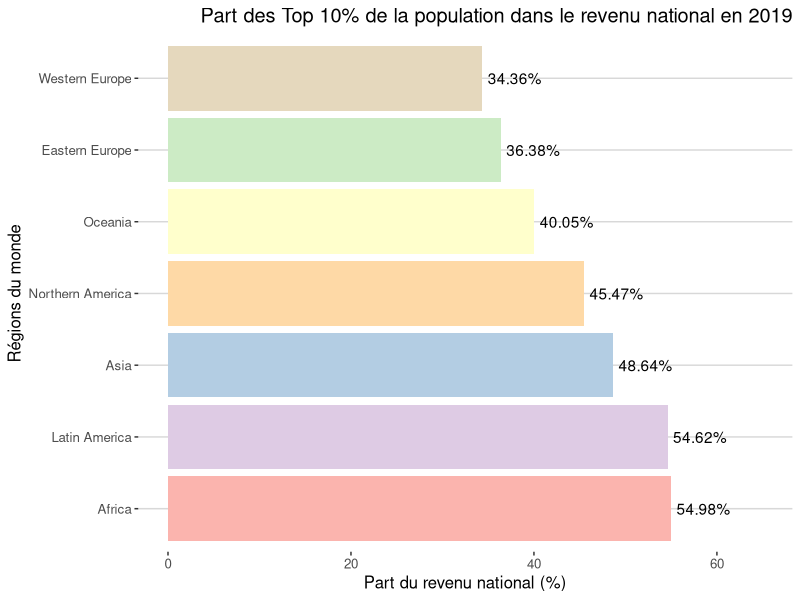
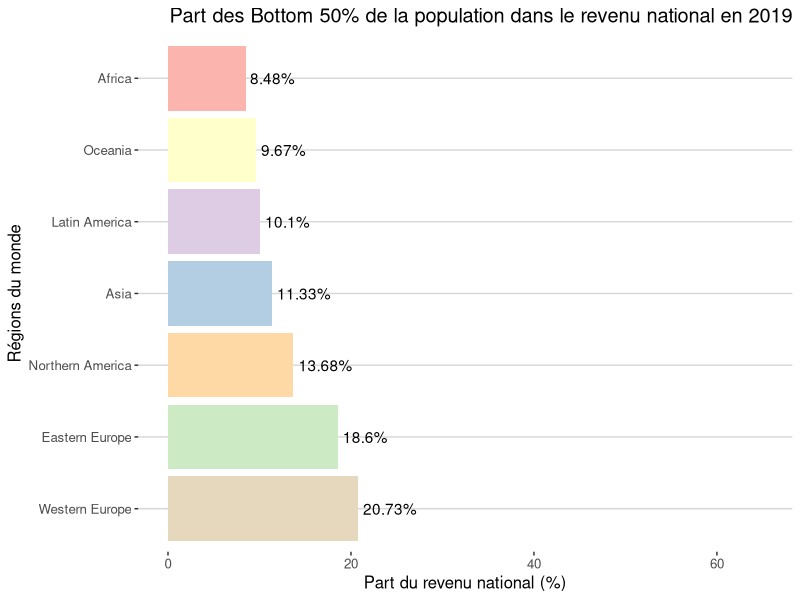
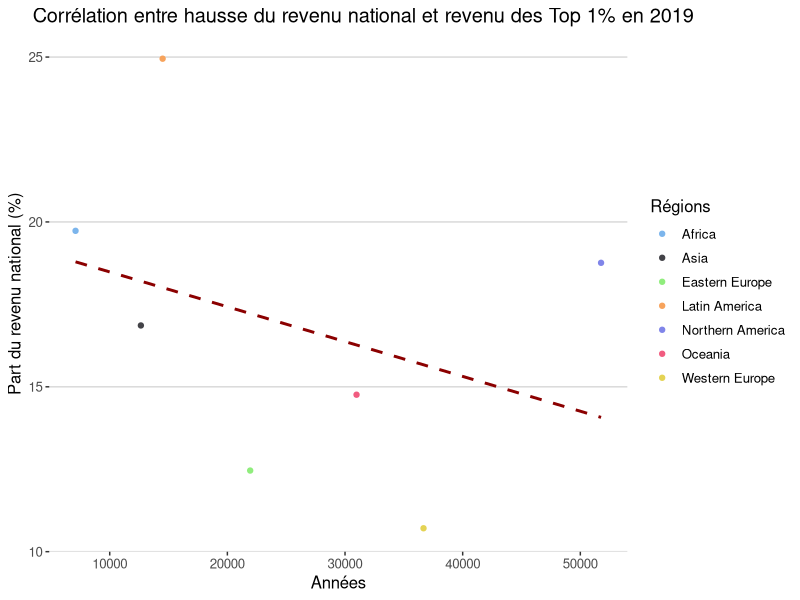
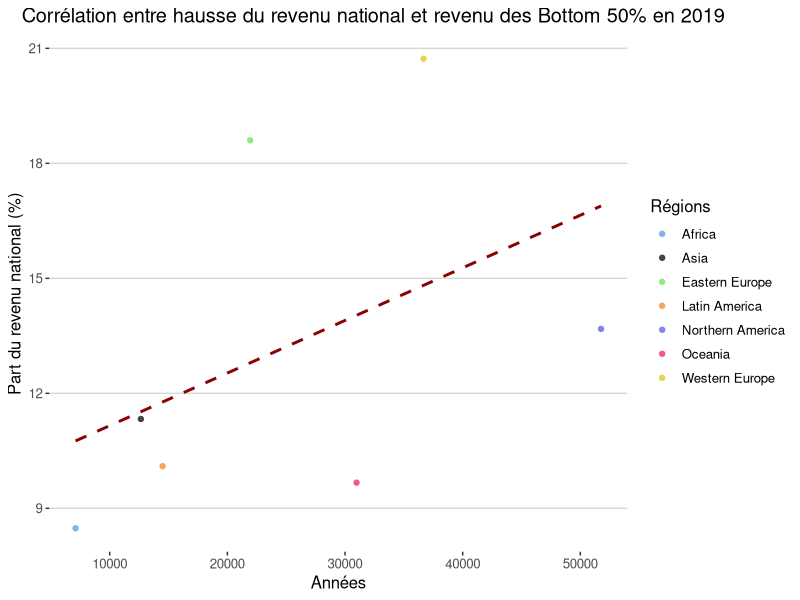
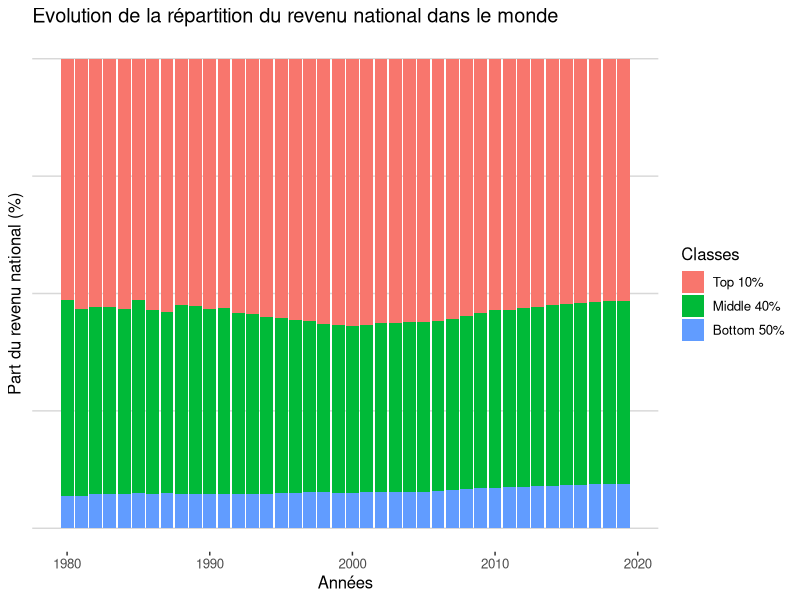
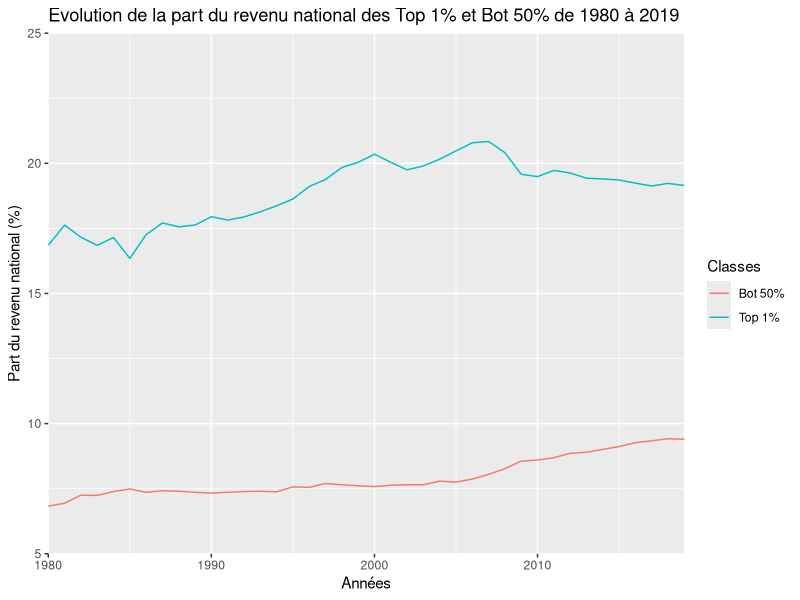
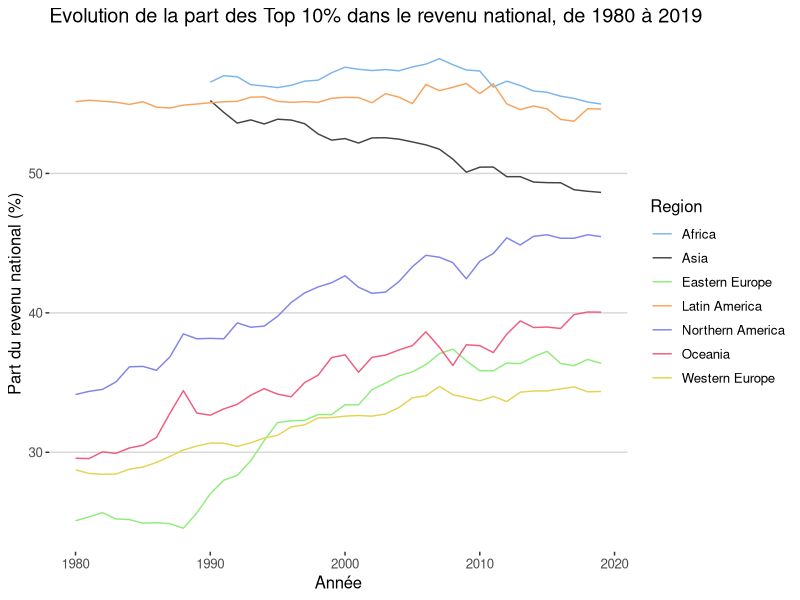
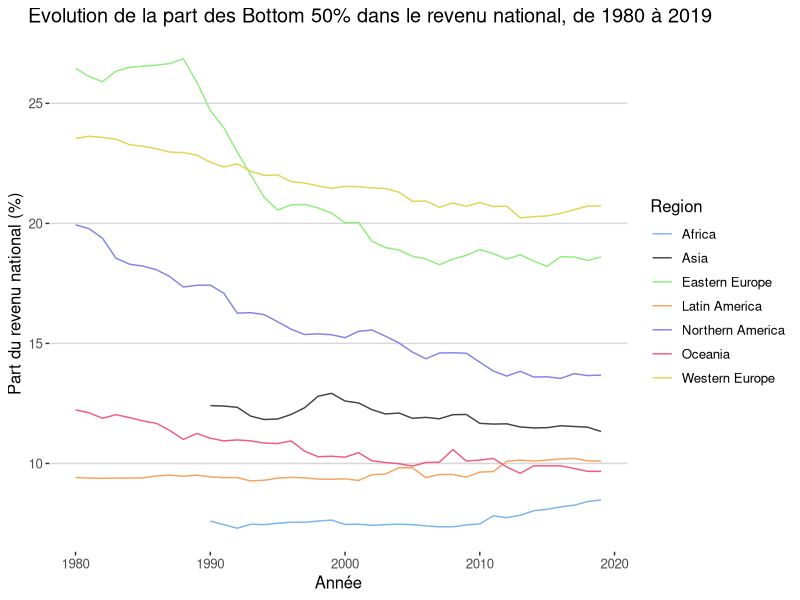

These charts were generated, in order, by the following R code:
## ---- chunk 1
knitr::opts_chunk$set(echo = TRUE)
## ---- chunk 2

library(tidyverse)
library(reshape2)
library(ggthemes)
library(knitr)

## ---- chunk 3

#Importation des datasets dans R

world_region_data <- read_delim("data/World_Region_Data/world_region_data.csv", 
    ";", escape_double = FALSE, trim_ws = TRUE)

world_region_data2 <- read_delim("data/World_Region_Data/world_region_data2.csv", 
    ";", escape_double = FALSE, trim_ws = TRUE)

world_country_data1 <- read_delim("data/World_Country_Data/world_country_data1.csv", 
    ";", escape_double = FALSE, trim_ws = TRUE)

world_country_data2 <- read_delim("data/World_Country_Data/world_country_data2.csv", 
    ";", escape_double = FALSE, trim_ws = TRUE)

world_country_data3 <- read_delim("data/World_Country_Data/world_country_data3.csv", 
    ";", escape_double = FALSE, trim_ws = TRUE)

## ---- chunk 4
#Agrégation des datasets

region_dataset <- merge(x = world_region_data, y = world_region_data2, by = "Year", all = TRUE)
region_dataset <- data.frame(region_dataset)
region_dataset <- tibble(region_dataset)
rm(world_region_data,world_region_data2)

country_dataset <- merge(x = world_country_data1, y = world_country_data2, by = "Year", all = TRUE)
country_dataset <- merge(x = country_dataset, y = world_country_data3, by = "Year", all = TRUE)
country_dataset <- data.frame(country_dataset)
country_dataset <- tibble(country_dataset)

## ---- chunk 5

#Création d'un dataset pour chaque indicateur

NIdataset <- region_dataset %>% select("Year", ends_with("NI"))
GDPdataset <- region_dataset %>% select("Year", ends_with("GDP"))
PTNIB40dataset <- region_dataset %>% select("Year", ends_with("PTNIB40"))
PTNIB50dataset <- region_dataset %>% select("Year", ends_with("PTNIB50"))
PTNIT1dataset <- region_dataset %>% select("Year", ends_with("PTNIT1"))
PTNIT10dataset <- region_dataset %>% select("Year", ends_with("PTNIT10"))
PTNIM40dataset <- region_dataset %>% select("Year", ends_with("PTNIM40"))
rm(region_dataset)

PatGouvdataset <- world_country_data1 %>% select("Year", ends_with("PatrimoineGouvernement"))
PatPrivdataset <- world_country_data1 %>% select("Year", ends_with("PatrimoinePrivé"))
PIBdataset <- world_country_data1 %>% select("Year", ends_with("PIB"))
RatioPatRevdataset <- world_country_data1 %>% select("Year", ends_with("RatioPatrimoineRevenu"))
RevNatdataset <- world_country_data2 %>% select("Year", ends_with("RevenuNational"))
RevNatTop10dataset <- world_country_data2 %>% select("Year", ends_with("RevenuNationalPT(Top10%)"))
RevNatBottom50dataset <- world_country_data2 %>% select("Year", ends_with("RevenuNationalPT(Bottom50%)"))
RevNatTop1dataset <- world_country_data2 %>% select("Year", ends_with("RevenuNationalPT(Top1%)"))
RevNatMedium40dataset <- world_country_data2 %>% select("Year", ends_with("RevenuNationalPT(Medium40%)"))
CapNatdataset <- world_country_data3 %>% select("Year", ends_with("CapitalNational"))
PatTop10 <- country_dataset %>% select("Year", ends_with("Patrimoine.Top10.."))
PatMedium40 <- country_dataset %>% select("Year", ends_with("Patrimoine.Medium40.."))
PatBottom50 <- country_dataset %>% select("Year", ends_with("Patrimoine.Bottom50.."))
PatTop1 <- country_dataset %>% select("Year", ends_with("Patrimoine.Top1.."))
rm(country_dataset,world_country_data1,world_country_data2,world_country_data3)

## ---- chunk 6

#Renommer les variables, changer de format le dataset (création d'une colonne "Année", une colonne "variable" (=Pays) et une colonne "value", que l'on transforme en pourcentage)

tempdataset <- PTNIT10dataset %>% rename("World"=WorldPTNIT10,"Western Europe"=WesternEuropePTNIT10, Asia=AsiaPTNIT10, "Eastern Europe"=EasternEuropePTNIT10, "Northern America"=NorthernAmericaPTNIT10, Oceania=OceaniaPTNIT10, "Latin America"=LatinAmericaPTNIT10, Africa=AfricaPTNIT10) %>%
melt(id.vars="Year") %>%
filter(variable=="World"|variable=="Western Europe"|variable=="Asia"|variable=="Eastern Europe"|variable=="Northern America"|variable=="Oceania"|variable=="Latin America"|variable=="Africa")%>%
mutate(PTNIT10_in_percent = value*100)%>%
subset (select = -value)

tempdataset2 <- PTNIM40dataset %>% rename("World"=WorldPTNIM40,"Western Europe"=WesternEuropePTNIM40, Asia=AsiaPTNIM40, "Eastern Europe"=EasternEuropePTNIM40, "Northern America"=NorthernAmericaPTNIM40, Oceania=OceaniaPTNIM40, "Latin America"=LatinAmericaPTNIM40, Africa=AfricaPTNIM40) %>%
melt(id.vars="Year") %>%
filter(variable=="World"|variable=="Western Europe"|variable=="Asia"|variable=="Eastern Europe"|variable=="Northern America"|variable=="Oceania"|variable=="Latin America"|variable=="Africa") %>%
mutate(PTNIM40_in_percent = value*100)%>%
subset (select = -value)


tempdataset3 <- PTNIB50dataset %>% rename("World"=WorldPTNIB50,"Western Europe"=WesternEuropePTNIB50, Asia=AsiaPTNIB50, "Eastern Europe"=EasternEuropePTNIB50, "Northern America"=NorthernAmericaPTNIB50, Oceania=OceaniaPTNIB50, "Latin America"=LatinAmericaPTNIB50, Africa=AfricaPTNIB50) %>%
melt(id.vars="Year") %>%
filter(variable=="World"|variable=="Western Europe"|variable=="Asia"|variable=="Eastern Europe"|variable=="Northern America"|variable=="Oceania"|variable=="Latin America"|variable=="Africa") %>%
mutate(PTNIB50_in_percent = value*100)%>%
subset (select = -value)

tempdataset4 <- PTNIT1dataset %>% rename("World"=WorldPTNIT1,"Western Europe"=WesternEuropePTNIT1, Asia=AsiaPTNIT1, "Eastern Europe"=EasternEuropePTNIT1, "Northern America"=NorthernAmericaPTNIT1, Oceania=OceaniaPTNIT1, "Latin America"=LatinAmericaPTNIT1, Africa=AfricaPTNIT1) %>%
melt(id.vars="Year") %>%
filter(variable=="World"|variable=="Western Europe"|variable=="Asia"|variable=="Eastern Europe"|variable=="Northern America"|variable=="Oceania"|variable=="Latin America"|variable=="Africa")%>%
mutate(PTNIT1_in_percent = value*100)%>%
subset (select = -value)

tempdataset5 <- NIdataset %>% rename("World"=WorldNI,"Western Europe"=WesternEuropeNI, Asia=AsiaNI, "Eastern Europe"=EasternEuropeNI, "Northern America"=NorthernAmericaNI, Oceania=OceaniaNI, "Latin America"=LatinAmericaNI, Africa=AfricaNI) %>%
melt(id.vars="Year") %>%
filter(variable=="World"|variable=="Western Europe"|variable=="Asia"|variable=="Eastern Europe"|variable=="Northern America"|variable=="Oceania"|variable=="Latin America"|variable=="Africa")%>%
rename(NI=value)

tempdataset6 <- GDPdataset %>% rename("World"=WorldGDP,"Western Europe"=WesternEuropeGDP, Asia=AsiaGDP, "Eastern Europe"=EasternEuropeGDP, "Northern America"=NorthernAmericaGDP, Oceania=OceaniaGDP, "Latin America"=LatinAmericaGDP, Africa=AfricaGDP) %>%
melt(id.vars="Year") %>%
filter(variable=="World"|variable=="Western Europe"|variable=="Asia"|variable=="Eastern Europe"|variable=="Northern America"|variable=="Oceania"|variable=="Latin America"|variable=="Africa")%>%
rename(GDP=value)

## ---- chunk 7

#Création du dataset final pour les régions (merge de tous les autres avec la variable "Année")

final_region_dataset <- merge(x = tempdataset, y = tempdataset2, by = c("Year", "variable"), all = TRUE)
final_region_dataset <- merge(x = final_region_dataset, y = tempdataset3, by = c("Year", "variable"), all = TRUE)
final_region_dataset <- merge(x = final_region_dataset, y = tempdataset4, by = c("Year", "variable"), all = TRUE)
final_region_dataset <- merge(x = final_region_dataset, y = tempdataset5, by = c("Year", "variable"), all = TRUE)
final_region_dataset <- merge(x = final_region_dataset, y = tempdataset6, by = c("Year", "variable"), all = TRUE)%>%
    
#On renomme la colomne "variable" avec "Region"
    
rename(Region=variable)

#On supprime les datasets intermédiaires

rm(tempdataset, tempdataset2, tempdataset3,tempdataset4,tempdataset5,tempdataset6)
rm(NIdataset,GDPdataset,PTNIT1dataset,PTNIT10dataset,PTNIM40dataset,PTNIB50dataset,PTNIB40dataset)

## ---- chunk 8

#Renommer les variables, changer de format le dataset (création d'une colonne "Year", une colonne "variable" (=Pays) et une colonne "value", que l'on renomme par le nom de l'indicateur en question)

tempdataset <- PatGouvdataset %>% rename("France"=France_PatrimoineGouvernement,"Afrique du Sud"=AfriqueSud_PatrimoineGouvernement, "Australie"=Australie_PatrimoineGouvernement, "Canada"=Canada_PatrimoineGouvernement, "Chine"=Chine_PatrimoineGouvernement, "Danemark"=Danemark_PatrimoineGouvernement, "Inde"=Inde_PatrimoineGouvernement, "Royaume-Uni"=RU_PatrimoineGouvernement, "Japon"=Japon_PatrimoineGouvernement, "Mexique"=Mexique_PatrimoineGouvernement, "Russie"=Russie_PatrimoineGouvernement, "Etats-Unis"=US_PatrimoineGouvernement) %>%
melt(id.vars="Year") %>%
mutate(PatrimoineGouvernement = value)%>%
subset (select = -value)

tempdataset2 <- PatPrivdataset %>% rename("France"=France_PatrimoinePrivé,"Afrique du Sud"=AfriqueSud_PatrimoinePrivé, "Australie"=Australie_PatrimoinePrivé, "Canada"=Canada_PatrimoinePrivé, "Chine"=Chine_PatrimoinePrivé, "Danemark"=Danemark_PatrimoinePrivé, "Inde"=Inde_PatrimoinePrivé, "Royaume-Uni"=RU_PatrimoinePrivé, "Japon"=Japon_PatrimoinePrivé, "Mexique"=Mexique_PatrimoinePrivé, "Russie"=Russie_PatrimoinePrivé, "Etats-Unis"=US_PatrimoinePrivé) %>%
melt(id.vars="Year") %>%
mutate(PatrimoinePrivé = value)%>%
subset (select = -value)

tempdataset3 <- PIBdataset %>% rename("France"=France_PIB,"Afrique du Sud"=AfriqueSud_PIB, "Australie"=Australie_PIB, "Canada"=Canada_PIB, "Chine"=Chine_PIB, "Danemark"=Danemark_PIB, "Inde"=Inde_PIB, "Royaume-Uni"=RU_PIB, "Japon"=Japon_PIB, "Mexique"=Mexique_PIB, "Russie"=Russie_PIB, "Etats-Unis"=US_PIB) %>%
melt(id.vars="Year") %>%
mutate(PIB = value)%>%
subset (select = -value)

tempdataset4 <- RatioPatRevdataset %>% rename("France"=France_RatioPatrimoineRevenu,"Afrique du Sud"=AfriqueSud_RatioPatrimoineRevenu, "Australie"=Australie_RatioPatrimoineRevenu, "Canada"=Canada_RatioPatrimoineRevenu, "Chine"=Chine_RatioPatrimoineRevenu, "Danemark"=Danemark_RatioPatrimoineRevenu, "Inde"=Inde_RatioPatrimoineRevenu, "Royaume-Uni"=RU_RatioPatrimoineRevenu, "Japon"=Japon_RatioPatrimoineRevenu, "Mexique"=Mexique_RatioPatrimoineRevenu, "Russie"=Russie_RatioPatrimoineRevenu, "Etats-Unis"=US_RatioPatrimoineRevenu) %>%
melt(id.vars="Year") %>%
mutate(RatioPatrimoineRevenu = value)%>%
subset (select = -value)

tempdataset5 <- RevNatdataset %>% rename("France"=France_RevenuNational,"Afrique du Sud"=AfriqueSud_RevenuNational, "Australie"=Australie_RevenuNational, "Canada"=Canada_RevenuNational, "Chine"=Chine_RevenuNational, "Danemark"=Danemark_RevenuNational, "Inde"=Inde_RevenuNational, "Royaume-Uni"=RU_RevenuNational, "Japon"=Japon_RevenuNational, "Mexique"=Mexique_RevenuNational, "Russie"=Russie_RevenuNational, "Etats-Unis"=US_RevenuNational) %>%
melt(id.vars="Year") %>%
mutate(RevenuNational = value)%>%
subset (select = -value)

tempdataset6 <- RevNatTop10dataset %>% rename("France"=`France_RevenuNationalPT(Top10%)`,"Afrique du Sud"=`AfriqueSud_RevenuNationalPT(Top10%)`, "Australie"=`Australie_RevenuNationalPT(Top10%)`, "Canada"=`Canada_RevenuNationalPT(Top10%)`, "Chine"=`Chine_RevenuNationalPT(Top10%)`, "Danemark"=`Danemark_RevenuNationalPT(Top10%)`, "Inde"=`Inde_RevenuNationalPT(Top10%)`, "Royaume-Uni"=`RU_RevenuNationalPT(Top10%)`, "Japon"=`Japon_RevenuNationalPT(Top10%)`, "Mexique"=`Mexique_RevenuNationalPT(Top10%)`, "Russie"=`Russie_RevenuNationalPT(Top10%)`, "Etats-Unis"=`US_RevenuNationalPT(Top10%)`) %>%
melt(id.vars="Year") %>%
mutate(RevenuNationalTop10 = value*100)%>%
subset (select = -value)

tempdataset7 <- RevNatBottom50dataset %>% rename("France"=`France_RevenuNationalPT(Bottom50%)`,"Afrique du Sud"=`AfriqueSud_RevenuNationalPT(Bottom50%)`, "Australie"=`Australie_RevenuNationalPT(Bottom50%)`, "Canada"=`Canada_RevenuNationalPT(Bottom50%)`, "Chine"=`Chine_RevenuNationalPT(Bottom50%)`, "Danemark"=`Danemark_RevenuNationalPT(Bottom50%)`, "Inde"=`Inde_RevenuNationalPT(Bottom50%)`, "Royaume-Uni"=`RU_RevenuNationalPT(Bottom50%)`, "Japon"=`Japon_RevenuNationalPT(Bottom50%)`, "Mexique"=`Mexique_RevenuNationalPT(Bottom50%)`, "Russie"=`Russie_RevenuNationalPT(Bottom50%)`, "Etats-Unis"=`US_RevenuNationalPT(Bottom50%)`) %>%
melt(id.vars="Year") %>%
mutate(RevenuNationalBottom50 = value*100)%>%
subset (select = -value)

tempdataset8 <- RevNatTop1dataset %>% rename("France"=`France_RevenuNationalPT(Top1%)`,"Afrique du Sud"=`AfriqueSud_RevenuNationalPT(Top1%)`, "Australie"=`Australie_RevenuNationalPT(Top1%)`, "Canada"=`Canada_RevenuNationalPT(Top1%)`, "Chine"=`Chine_RevenuNationalPT(Top1%)`, "Danemark"=`Danemark_RevenuNationalPT(Top1%)`, "Inde"=`Inde_RevenuNationalPT(Top1%)`, "Royaume-Uni"=`RU_RevenuNationalPT(Top1%)`, "Japon"=`Japon_RevenuNationalPT(Top1%)`, "Mexique"=`Mexique_RevenuNationalPT(Top1%)`, "Russie"=`Russie_RevenuNationalPT(Top1%)`, "Etats-Unis"=`US_RevenuNationalPT(Top1%)`) %>%
melt(id.vars="Year") %>%
mutate(RevenuNationalTop1 = value*100)%>%
subset (select = -value)

tempdataset9 <- RevNatMedium40dataset %>% rename("France"=`France_RevenuNationalPT(Medium40%)`,"Afrique du Sud"=`AfriqueSud_RevenuNationalPT(Medium40%)`, "Australie"=`Australie_RevenuNationalPT(Medium40%)`, "Canada"=`Canada_RevenuNationalPT(Medium40%)`, "Chine"=`Chine_RevenuNationalPT(Medium40%)`, "Danemark"=`Danemark_RevenuNationalPT(Medium40%)`, "Inde"=`Inde_RevenuNationalPT(Medium40%)`, "Royaume-Uni"=`RU_RevenuNationalPT(Medium40%)`, "Japon"=`Japon_RevenuNationalPT(Medium40%)`, "Mexique"=`Mexique_RevenuNationalPT(Medium40%)`, "Russie"=`Russie_RevenuNationalPT(Medium40%)`, "Etats-Unis"=`US_RevenuNationalPT(Medium40%)`) %>%
melt(id.vars="Year") %>%
mutate(RevenuNationalMedium40 = value*100)%>%
subset (select = -value)

tempdataset10 <- CapNatdataset %>% rename("France"=France_CapitalNational,"Afrique du Sud"=AfriqueSud_CapitalNational, "Australie"=Australie_CapitalNational, "Canada"=Canada_CapitalNational, "Chine"=Chine_CapitalNational, "Danemark"=Danemark_CapitalNational, "Inde"=Inde_CapitalNational, "Royaume-Uni"=RU_CapitalNational, "Japon"=Japon_CapitalNational, "Mexique"=Mexique_CapitalNational, "Russie"=Russie_CapitalNational, "Etats-Unis"=US_CapitalNational) %>%
melt(id.vars="Year") %>%
mutate(CapitalNational = value*100)%>%
subset (select = -value)

tempdataset11 <- PatTop10 %>% rename("France"=France_Patrimoine.Top10..,"Afrique du Sud"=AfriqueSud_Patrimoine.Top10.., "Australie"=Australie_Patrimoine.Top10.., "Canada"=Canada_Patrimoine.Top10.., "Chine"=Chine_Patrimoine.Top10.., "Danemark"=Danemark_Patrimoine.Top10.., "Inde"=Inde_Patrimoine.Top10.., "Royaume-Uni"=RU_Patrimoine.Top10.., "Japon"=Japon_Patrimoine.Top10.., "Mexique"=Mexique_Patrimoine.Top10.., "Russie"=Russie_Patrimoine.Top10.., "Etats-Unis"=US_Patrimoine.Top10..) %>%
melt(id.vars="Year") %>%
mutate(PatrimoineTop10 = value*100)%>%
subset (select = -value)

tempdataset12 <- PatBottom50 %>% rename("France"=France_Patrimoine.Bottom50..,"Afrique du Sud"=AfriqueSud_Patrimoine.Bottom50.., "Australie"=Australie_Patrimoine.Bottom50.., "Canada"=Canada_Patrimoine.Bottom50.., "Chine"=Chine_Patrimoine.Bottom50.., "Danemark"=Danemark_Patrimoine.Bottom50.., "Inde"=Inde_Patrimoine.Bottom50.., "Royaume-Uni"=RU_Patrimoine.Bottom50.., "Japon"=Japon_Patrimoine.Bottom50.., "Mexique"=Mexique_Patrimoine.Bottom50.., "Russie"=Russie_Patrimoine.Bottom50.., "Etats-Unis"=US_Patrimoine.Bottom50..) %>%
melt(id.vars="Year") %>%
mutate(PatrimoineBottom50 = value*100)%>%
subset (select = -value)

tempdataset13 <- PatTop1 %>% rename("France"=France_Patrimoine.Top1..,"Afrique du Sud"=AfriqueSud_Patrimoine.Top1.., "Australie"=Australie_Patrimoine.Top1.., "Canada"=Canada_Patrimoine.Top1.., "Chine"=Chine_Patrimoine.Top1.., "Danemark"=Danemark_Patrimoine.Top1.., "Inde"=Inde_Patrimoine.Top1.., "Royaume-Uni"=RU_Patrimoine.Top1.., "Japon"=Japon_Patrimoine.Top1.., "Mexique"=Mexique_Patrimoine.Top1.., "Russie"=Russie_Patrimoine.Top1.., "Etats-Unis"=US_Patrimoine.Top1..) %>%
melt(id.vars="Year") %>%
mutate(PatrimoineTop1 = value*100)%>%
subset (select = -value)

tempdataset14 <- PatMedium40 %>% rename("France"=France_Patrimoine.Medium40..,"Afrique du Sud"=AfriqueSud_Patrimoine.Medium40.., "Australie"=Australie_Patrimoine.Medium40.., "Canada"=Canada_Patrimoine.Medium40.., "Chine"=Chine_Patrimoine.Medium40.., "Danemark"=Danemark_Patrimoine.Medium40.., "Inde"=Inde_Patrimoine.Medium40.., "Royaume-Uni"=RU_Patrimoine.Medium40.., "Japon"=Japon_Patrimoine.Medium40.., "Mexique"=Mexique_Patrimoine.Medium40.., "Russie"=Russie_Patrimoine.Medium40.., "Etats-Unis"=US_Patrimoine.Medium40..) %>%
melt(id.vars="Year") %>%
mutate(PatrimoineMedium40 = value*100)%>%
subset (select = -value)

#Création du dataset final pour les pays (merge de tous les autres avec la variable "Year")

final_country_dataset <- merge(x = tempdataset, y = tempdataset2, by = c("Year", "variable"), all = TRUE)
final_country_dataset <- merge(x = final_country_dataset, y = tempdataset3, by = c("Year", "variable"), all = TRUE)
final_country_dataset <- merge(x = final_country_dataset, y = tempdataset4, by = c("Year", "variable"), all = TRUE)
final_country_dataset <- merge(x = final_country_dataset, y = tempdataset5, by = c("Year", "variable"), all = TRUE)
final_country_dataset <- merge(x = final_country_dataset, y = tempdataset6, by = c("Year", "variable"), all = TRUE)
final_country_dataset <- merge(x = final_country_dataset, y = tempdataset7, by = c("Year", "variable"), all = TRUE)
final_country_dataset <- merge(x = final_country_dataset, y = tempdataset8, by = c("Year", "variable"), all = TRUE)
final_country_dataset <- merge(x = final_country_dataset, y = tempdataset9, by = c("Year", "variable"), all = TRUE)
final_country_dataset <- merge(x = final_country_dataset, y = tempdataset10, by = c("Year", "variable"), all = TRUE)
final_country_dataset <- merge(x = final_country_dataset, y = tempdataset11, by = c("Year", "variable"), all = TRUE)
final_country_dataset <- merge(x = final_country_dataset, y = tempdataset12, by = c("Year", "variable"), all = TRUE)
final_country_dataset <- merge(x = final_country_dataset, y = tempdataset13, by = c("Year", "variable"), all = TRUE)
final_country_dataset <- merge(x = final_country_dataset, y = tempdataset14, by = c("Year", "variable"), all = TRUE)

#On renomme la colomne "variable" avec "Pays"

final_country_dataset <- final_country_dataset %>% rename(Pays=variable)

#On supprime les datasets intermédiaires

rm(tempdataset, tempdataset2, tempdataset3,tempdataset4,tempdataset5,tempdataset6,tempdataset7,tempdataset8,tempdataset9,tempdataset10,tempdataset11,tempdataset12,tempdataset13,tempdataset14)
rm(PatGouvdataset,PatPrivdataset,PIBdataset,RatioPatRevdataset,RevNatdataset,RevNatTop1dataset,RevNatTop10dataset,RevNatMedium40dataset,RevNatBottom50dataset,CapNatdataset,PatTop1,PatTop10,PatMedium40,PatBottom50)

## ---- chunk 9

kable(tail(final_region_dataset), caption = "Dataset final par régions")

## ---- chunk 10

kable(tail(final_country_dataset),caption = "Dataset final par pays")

## ---- chunk 11

# Part des 10% les plus riches de la population dans le revenu national en 2019

final_region_dataset %>% filter(Year == "2019", Region !="World") %>%
ggplot(aes(x= reorder(Region, -PTNIT10_in_percent), y=PTNIT10_in_percent, fill=Region)) + geom_bar(stat="identity") + ylim(0,65) + geom_text(aes(label=paste0(PTNIT10_in_percent, "%"), hjust=-0.1))+ labs(title="Part des Top 10% de la population dans le revenu national en 2019", x="Régions du monde", y = "Part du revenu national (%)") + scale_fill_brewer(palette = "Pastel1") + coord_flip() +  theme_hc()+ scale_colour_hc() + theme(legend.position = "none", plot.title = element_text(size = rel(1.2), hjust=1))

## ---- chunk 12

# Part des 50% les plus pauvres de la population dans le revenu national en 2019

final_region_dataset %>% filter(Year == "2019", Region !="World") %>%
ggplot(aes(x= reorder(Region, -PTNIB50_in_percent), y=PTNIB50_in_percent, fill=Region)) + geom_bar(stat="identity") + ylim(0,65) + geom_text(aes(label=paste0(PTNIB50_in_percent, "%"), hjust=-0.1))+ labs(title="Part des Bottom 50% de la population dans le revenu national en 2019", x="Régions du monde", y = "Part du revenu national (%)") + scale_fill_brewer(palette = "Pastel1") + coord_flip()  +  theme_hc()+ scale_colour_hc() + theme(legend.position = "none", plot.title = element_text(size = rel(1.2), hjust = 1))

## ---- chunk 13

# Corrélation entre la hausse du revenu national et la part du revenu national des 1% les plus riches, en 2019

final_region_dataset %>% filter(Year == "2019", Region!="World") %>%
ggplot(aes(x=NI,y=PTNIT1_in_percent))+geom_point(aes(color=Region))+ labs(title="Corrélation entre hausse du revenu national et revenu des Top 1% en 2019", x="Années", y = "Part du revenu national (%)",color = "Régions" )+geom_smooth(method=lm, se=FALSE, linetype="dashed",color="darkred")+theme_hc()+ scale_colour_hc()+theme(legend.position = "right") + theme(plot.title = element_text(size = rel(1.2), hjust = 0.2))

## ---- chunk 14

# Corrélation entre la hausse du revenu national et la part du revenu national des 50% les plus pauvres, en 2019

final_region_dataset %>% filter(Year == "2019", Region!="World") %>%
ggplot(aes(x=NI,y=PTNIB50_in_percent))+geom_point(aes(color=Region))+ labs(title="Corrélation entre hausse du revenu national et revenu des Bottom 50% en 2019", x="Années", y = "Part du revenu national (%)",color = "Régions" )+geom_smooth(method=lm, se=FALSE, linetype="dashed",color="darkred")+theme_hc()+ scale_colour_hc()+theme(legend.position = "right") + theme(plot.title = element_text(size = rel(1.2), hjust = 0.22))

## ---- chunk 15

#Evolution de la répartition du revenu national dans le monde (création puis suppression d'un dataset temporaire pour ce graphe)

world <- filter(final_region_dataset, Region== "World")
world <- melt(world[,c('Year','PTNIT10_in_percent','PTNIM40_in_percent','PTNIB50_in_percent')],id.vars =1)

world%>%
ggplot(aes(x=Year))+geom_col(aes(y=value, fill=variable))+ scale_fill_discrete(name = "Classes", labels = c("Top 10%", "Middle 40%", "Bottom 50%"))+
labs(title="Evolution de la répartition du revenu national dans le monde", x="Années", y = "Part du revenu national (%)" )+theme(axis.text.y=element_blank(), axis.ticks.y=element_blank())+theme_hc()+ scale_colour_hc()+theme(legend.position = "right")

rm(world)

## ---- chunk 16

#Evolution de la part du revenu national des Top 1% et Bot 50% de 1980 à 2019

final_region_dataset %>% filter(Region == "World") %>%
ggplot(aes(x=Year))+geom_line(aes(y=PTNIT1_in_percent, color="Top 1%"))+geom_line(aes(y=PTNIB50_in_percent, color="Bot 50%")) + labs(title="Evolution de la part du revenu national des Top 1% et Bot 50% de 1980 à 2019", x="Années", y = "Part du revenu national (%)",color = "Classes" )+ scale_x_continuous(limits = c(1980,2019), expand = c(0, 0)) + scale_y_continuous(limits = c(5,25), expand = c(0, 0))

## ---- chunk 17

#Evolution de la part des Top 10% dans le revenu national, de 1980 à 2019

final_region_dataset %>% filter(Region!="World")%>% ggplot(aes(x=Year, y=PTNIT10_in_percent, group = Region, color = Region))+geom_line() + labs(title="Evolution de la part des Top 10% dans le revenu national, de 1980 à 2019", x="Année", y = "Part du revenu national (%)")+theme_hc()+ scale_colour_hc()+theme(legend.position = "right")

## ---- chunk 18

#Evolution de la part des Bottom 50% dans le revenu national, de 1980 à 2019

final_region_dataset %>%filter(Region!="World")%>% ggplot(aes(x=Year, y=PTNIB50_in_percent, group = Region, color = Region))+geom_line() + labs(title="Evolution de la part des Bottom 50% dans le revenu national, de 1980 à 2019", x="Année", y = "Part du revenu national (%)")+theme_hc()+ scale_colour_hc()+theme(legend.position = "right", plot.title = element_text(size = rel(1.2), hjust = 0.2))

## ---- chunk 19

#Evolution du taux de croissance du Revenu National dans le monde

final_region_dataset %>% 
filter(Region=="World") %>%
mutate(Previous_Year = lag(NI, 1), Change = NI - Previous_Year, Percent_Change = Change/Previous_Year*100) %>%
ggplot(aes(x = Year, y = Percent_Change)) + geom_line() + geom_smooth()+ labs(title="Evolution du taux de croissance du Revenu National dans le monde", x="Années", y = "Taux de croissance RN")

## ---- chunk 20

#Evolution du taux de croissance du Revenu National (Création puis suppression de datasets temporaires pour réaliser le graphe)

tempEE <- final_region_dataset %>% 
filter(Region=="Eastern Europe") %>%
mutate(Previous_Year = lag(NI, 1), Change = NI - Previous_Year, Percent_Change = Change/Previous_Year*100)
tempWE <- final_region_dataset %>% 
filter(Region=="Western Europe") %>%
mutate(Previous_Year = lag(NI, 1), Change = NI - Previous_Year, Percent_Change = Change/Previous_Year*100)
tempAs <- final_region_dataset %>% 
filter(Region=="Asia") %>%
mutate(Previous_Year = lag(NI, 1), Change = NI - Previous_Year, Percent_Change = Change/Previous_Year*100)
tempAf <- final_region_dataset %>% 
filter(Region=="Africa") %>%
mutate(Previous_Year = lag(NI, 1), Change = NI - Previous_Year, Percent_Change = Change/Previous_Year*100)
tempOc <- final_region_dataset %>% 
filter(Region=="Oceania") %>%
mutate(Previous_Year = lag(NI, 1), Change = NI - Previous_Year, Percent_Change = Change/Previous_Year*100)
tempLA <- final_region_dataset %>% 
filter(Region=="Latin America") %>%
mutate(Previous_Year = lag(NI, 1), Change = NI - Previous_Year, Percent_Change = Change/Previous_Year*100)
tempNA <- final_region_dataset %>% 
filter(Region=="Northern America") %>%
mutate(Previous_Year = lag(NI, 1), Change = NI - Previous_Year, Percent_Change = Change/Previous_Year*100)

ggplot(NULL, aes(x = Year, y = Percent_Change)) + geom_smooth(data=tempEE, aes(color="Eastern Europe"), se = FALSE)+ geom_smooth(data=tempWE, aes(color="Western Europe"), se = FALSE)+ geom_smooth(data=tempAs, aes(color="Asia"), se = FALSE)+ geom_smooth(data=tempAf, aes(color="Africa"), se = FALSE)+ geom_smooth(data=tempOc, aes(color="Oceania"), se = FALSE)+ geom_smooth(data=tempLA, aes(color="Latin America"), se = FALSE)+ geom_smooth(data=tempNA, aes(color="Northern America"), se = FALSE)+ labs(title="Evolution du taux de croissance du Revenu National", x="Années", y = "Taux de croissance RN",color = "Régions" )+theme_hc()+ scale_colour_hc()+theme(legend.position = "right")

rm(tempEE, tempWE, tempAs, tempAf, tempOc, tempLA, tempNA)


## ---- chunk 21

#Evolution du taux d'enrichissement des Top 1% dans le monde

final_region_dataset %>% 
filter(Region=="World") %>%
mutate(Previous_Year = lag(PTNIT1_in_percent, 1), Change = PTNIT1_in_percent - Previous_Year, Percent_Change = Change/Previous_Year*100) %>%
ggplot(aes(x = Year, y = Percent_Change)) + geom_line() + geom_smooth()+ labs(title="Evolution du taux d'enrichissement des Top 1% dans le monde", x="Années", y = "Taux de croissance de la part dans le revenu national")

## ---- chunk 22

#Evolution du taux de croissance de l'enrichissement des Top 1% (Création puis suppression de datasets temporaires pour réaliser le graphe)

tempEE <- final_region_dataset %>% 
filter(Region=="Eastern Europe") %>%
mutate(Previous_Year = lag(PTNIT1_in_percent, 1), Change = PTNIT1_in_percent - Previous_Year, Percent_Change = Change/Previous_Year*100)
tempWE <- final_region_dataset %>% 
filter(Region=="Western Europe") %>%
mutate(Previous_Year = lag(PTNIT1_in_percent, 1), Change = PTNIT1_in_percent - Previous_Year, Percent_Change = Change/Previous_Year*100)
tempAs <- final_region_dataset %>% 
filter(Region=="Asia") %>%
mutate(Previous_Year = lag(PTNIT1_in_percent, 1), Change = PTNIT1_in_percent - Previous_Year, Percent_Change = Change/Previous_Year*100)
tempAf <- final_region_dataset %>% 
filter(Region=="Africa") %>%
mutate(Previous_Year = lag(PTNIT1_in_percent, 1), Change = PTNIT1_in_percent - Previous_Year, Percent_Change = Change/Previous_Year*100)
tempOc <- final_region_dataset %>% 
filter(Region=="Oceania") %>%
mutate(Previous_Year = lag(PTNIT1_in_percent, 1), Change = PTNIT1_in_percent - Previous_Year, Percent_Change = Change/Previous_Year*100)
tempLA <- final_region_dataset %>% 
filter(Region=="Latin America") %>%
mutate(Previous_Year = lag(PTNIT1_in_percent, 1), Change = PTNIT1_in_percent - Previous_Year, Percent_Change = Change/Previous_Year*100)
tempNA <-final_region_dataset %>% 
filter(Region=="Northern America") %>%
mutate(Previous_Year = lag(PTNIT1_in_percent, 1), Change = PTNIT1_in_percent - Previous_Year, Percent_Change = Change/Previous_Year*100)

ggplot(NULL, aes(x = Year, y = Percent_Change)) + geom_smooth(data=tempEE, aes(color="Eastern Europe"), se = FALSE)+ geom_smooth(data=tempWE, aes(color="Western Europe"), se = FALSE)+ geom_smooth(data=tempAs, aes(color="Asia"), se = FALSE)+ geom_smooth(data=tempAf, aes(color="Africa"), se = FALSE)+ geom_smooth(data=tempOc, aes(color="Oceania"), se = FALSE)+ geom_smooth(data=tempLA, aes(color="Latin America"), se = FALSE)+ geom_smooth(data=tempNA, aes(color="Northern America"), se = FALSE)+ labs(title="Evolution du taux de croissance de l'enrichissement des Top 1%", x="Années", y = "Taux de croissance de l'enrichissement",color = "Régions" )+theme_hc()+ scale_colour_hc()+theme(legend.position = "right")


rm(tempEE, tempWE, tempAs, tempAf, tempOc, tempLA, tempNA)


## ---- chunk 23

#Evolution du taux d'enrichissement des Bottom 50% dans le monde

final_region_dataset %>% 
filter(Region=="World") %>%
mutate(Previous_Year = lag(PTNIB50_in_percent, 1), Change = PTNIB50_in_percent - Previous_Year, Percent_Change = Change/Previous_Year*100) %>%
ggplot(aes(x = Year, y = Percent_Change)) + geom_line() + geom_smooth()+ labs(title="Evolution du taux d'enrichissement des Bottom 50% dans le monde", x="Années", y = "Taux de croissance de la part dans le revenu national")

## ---- chunk 24

#Evolution du taux de croissance de l'enrichissement des Bottom 50% (Création puis suppression de datasets temporaires pour réaliser le graphe)

tempEE <- final_region_dataset %>% 
filter(Region=="Eastern Europe") %>%
mutate(Previous_Year = lag(PTNIB50_in_percent, 1), Change = PTNIB50_in_percent - Previous_Year, Percent_Change = Change/Previous_Year*100)
tempWE <- final_region_dataset %>% 
filter(Region=="Western Europe") %>%
mutate(Previous_Year = lag(PTNIB50_in_percent, 1), Change = PTNIB50_in_percent - Previous_Year, Percent_Change = Change/Previous_Year*100)
tempAs <- final_region_dataset %>% 
filter(Region=="Asia") %>%
mutate(Previous_Year = lag(PTNIB50_in_percent, 1), Change = PTNIB50_in_percent - Previous_Year, Percent_Change = Change/Previous_Year*100)
tempAf <- final_region_dataset %>% 
filter(Region=="Africa") %>%
mutate(Previous_Year = lag(PTNIB50_in_percent, 1), Change = PTNIB50_in_percent - Previous_Year, Percent_Change = Change/Previous_Year*100)
tempOc <- final_region_dataset %>% 
filter(Region=="Oceania") %>%
mutate(Previous_Year = lag(PTNIB50_in_percent, 1), Change = PTNIB50_in_percent - Previous_Year, Percent_Change = Change/Previous_Year*100)
tempLA <- final_region_dataset %>% 
filter(Region=="Latin America") %>%
mutate(Previous_Year = lag(PTNIB50_in_percent, 1), Change = PTNIB50_in_percent - Previous_Year, Percent_Change = Change/Previous_Year*100)
tempNA <- final_region_dataset %>% 
filter(Region=="Northern America") %>%
mutate(Previous_Year = lag(PTNIB50_in_percent, 1), Change = PTNIB50_in_percent - Previous_Year, Percent_Change = Change/Previous_Year*100)

ggplot(NULL, aes(x = Year, y = Percent_Change)) + geom_smooth(data=tempEE, aes(color="Eastern Europe"), se = FALSE)+ geom_smooth(data=tempWE, aes(color="Western Europe"), se = FALSE)+ geom_smooth(data=tempAs, aes(color="Asia"), se = FALSE)+ geom_smooth(data=tempAf, aes(color="Africa"), se = FALSE)+ geom_smooth(data=tempOc, aes(color="Oceania"), se = FALSE)+ geom_smooth(data=tempLA, aes(color="Latin America"), se = FALSE)+ geom_smooth(data=tempNA, aes(color="Northern America"), se = FALSE)+ labs(title="Evolution du taux de croissance de l'enrichissement des Bottom 50%", x="Années", y = "Taux de croissance de l'enrichissement",color = "Régions" )+theme_hc()+ scale_colour_hc()+theme(legend.position = "right")

rm(tempEE, tempWE, tempAs, tempAf, tempOc, tempLA, tempNA)
## ---- chunk 25

#Comparaison de l'évolution des capitaux privés et public, de 1990 à 2019

final_country_dataset%>%filter(Year>=1990, Pays!="Afrique du Sud" & Pays!="Japon" & Pays!="Mexique") %>% ggplot(aes(x=Year, group = Pays, color = Pays))+
geom_line(aes(y=PatrimoineGouvernement/RevenuNational*100,linetype = "Public"))+
geom_line(aes(y=PatrimoinePrivé/RevenuNational*100,linetype = "Privé"))+
labs(title="Comparaison de l'évolution des capitaux privés et public", x="Année", y = "Part du revenu national (%)", linetype="Capitaux")+theme_hc()+ scale_colour_hc()+theme(legend.position = "right")
## ---- chunk 26

#Comparaison de l'evolution de la Parts du revenu national des 1% supérieurs et des 50% inférieurs aux Etats-Unis, de 1980 à 2019

final_country_dataset %>% filter(Pays == "Etats-Unis", Year >= 1980) %>%
ggplot(aes(x=Year))+geom_line(aes(y=RevenuNationalTop1), color="red") +geom_line(aes(y=RevenuNationalBottom50), color="blue") + geom_text(x=1987, y=18, label="Bottom 50%", color="blue") + geom_text(x=1987, y=11, label="Top 1%", color="red") + labs(title="Evolution répartition du RN aux US", y = "Part du RN (%)", x="Année") + theme_wsj()+ scale_colour_wsj("colors6") + theme(axis.title=element_text(), plot.title = element_text(size = 22, hjust = 1))

## ---- chunk 27

#Comparaison de l'evolution de la Parts du revenu national des 1% supérieurs et des 50% inférieurs en France, de 1980 à 2019

final_country_dataset %>% filter(Pays == "France", Year >= 1980) %>%
ggplot(aes(x=Year))+geom_line(aes(y=RevenuNationalTop1), color="red") +geom_line(aes(y=RevenuNationalBottom50), color="blue") + geom_text(x=1985, y=21, label="Bottom 50%", color="blue") + geom_text(x=1985, y=9, label="Top 1%", color="red") + labs(title="Evolution répartition du RN en France", x="Année", y = "Part du RN (%)") + theme_wsj()+ scale_colour_wsj("colors6") + theme(axis.title=element_text(), plot.title = element_text(size = 22, hjust = 1))

## ---- chunk 28

#Comparaison de l'evolution de la Parts du patrimoine des 1% supérieurs et des 50% inférieurs aux US, de 1980 à 2019

final_country_dataset %>% filter(Pays == "Etats-Unis", Year >= 1980, Year <= 2014) %>%
ggplot(aes(x=Year))+geom_bar(stat="identity",aes(y=PatrimoineTop1), color="red") +geom_bar(stat="identity", aes(y=PatrimoineBottom50), color="blue") + geom_text(x=1981, y=31, label="Bottom 50%", color="blue") + geom_text(x=1987, y=31, label="Top 1%", color="red") + labs(title="Repartition du patrimoine aux US", x="Année", y = "Part du Patrimoine (%)") + theme_wsj()+ scale_colour_wsj("colors6") + theme(axis.title=element_text(), plot.title = element_text(size = 22, hjust = 1))

## ---- chunk 29

#Comparaison de l'evolution de la Parts du patrimoine des 1% supérieurs et des 50% inférieurs en France, de 1980 à 2019
final_country_dataset %>% filter(Pays == "France", Year >= 1980) %>%
ggplot(aes(x=Year))+geom_bar(stat="identity",aes(y=PatrimoineTop1), color="red") +geom_bar(stat="identity", aes(y=PatrimoineBottom50), color="blue") +  geom_text(x=1981, y=21, label="Bottom 50%", color="blue") + geom_text(x=1987, y=21, label="Top 1%", color="red") + labs(title="Répartition du patrimoine en France", x="Année", y = "Part du Patrimoine (%)") + theme_wsj()+ scale_colour_wsj("colors6") + theme(axis.title=element_text(), plot.title = element_text(size = 22, hjust = 1))


## ---- chunk 30

#Evolution du RN aux US

final_country_dataset %>% filter(Pays == "Etats-Unis", Year >= 1980) %>%
ggplot(aes(x=Year))+geom_line(aes(y=RevenuNational), color="red") + labs(title="Evolution du RN aux US", x="Année", y = "Revenu National ($)") + theme_wsj()+ scale_colour_wsj("colors6") + theme(axis.title=element_text(), plot.title = element_text(size = 22, hjust = 0.5))

## ---- chunk 31

#Evolution du RN en France

final_country_dataset %>% filter(Pays == "France", Year >= 1980) %>%
ggplot(aes(x=Year))+ geom_line(aes(y=RevenuNational), color="red")  + labs(title="Evolution du RN en France", x="Année", y = "Revenu National (€)") + theme_wsj()+ scale_colour_wsj("colors6") + theme(axis.title=element_text(), plot.title = element_text(size = 22, hjust = 0.5))
